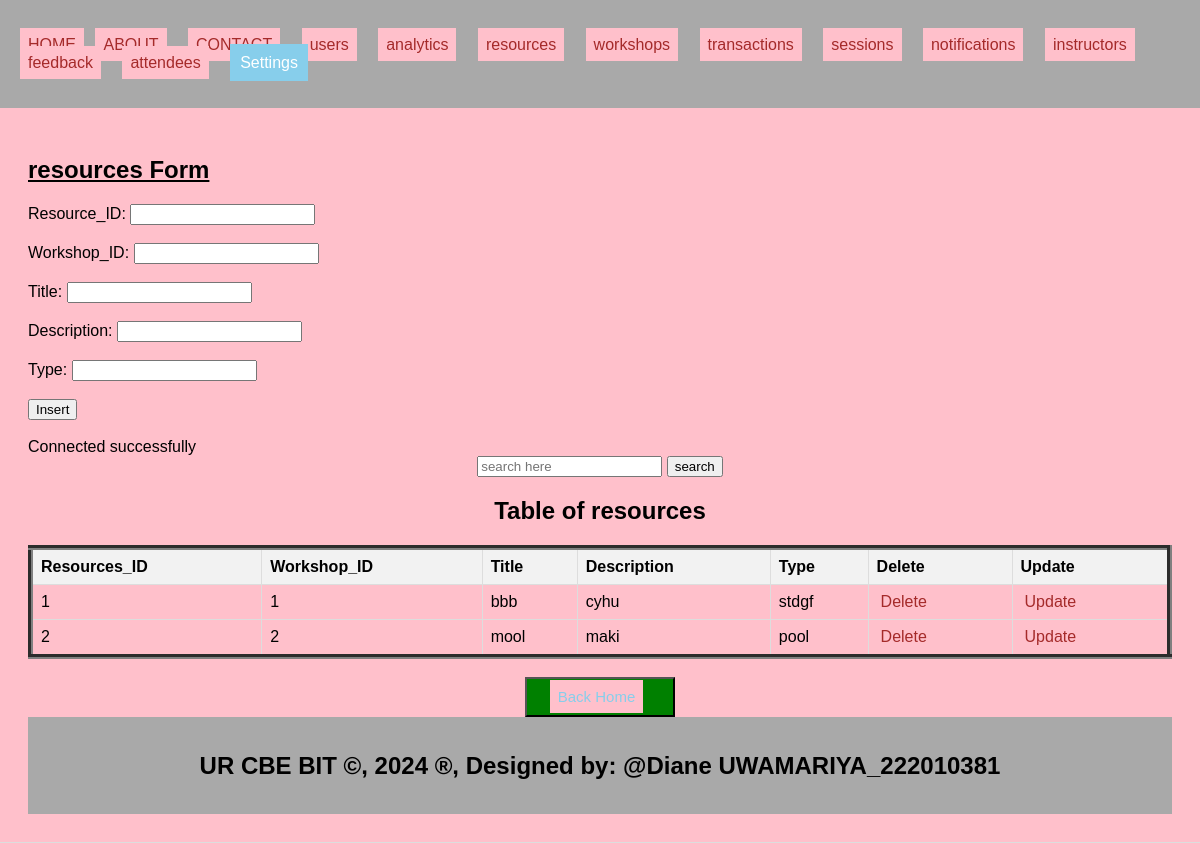
The app's page /resources.php with its own data.
### tables this page shows
CREATE TABLE `resources` (
  `Resource_ID` int(11) NOT NULL,
  `Workshop_ID` int(11) DEFAULT NULL,
  `Title` varchar(255) DEFAULT NULL,
  `Description` text DEFAULT NULL,
  `Type` varchar(50) DEFAULT NULL
);

### resources.php (the view, shortened to what this page needs)
<!DOCTYPE html>
<html lang="en">
<head>
    <link rel="stylesheet" type="text/css" href="style.css">
</head>
<body>
<header>
 <body bgcolor="pink">
    <ul style="list-style-type: none; padding: 0;">
        <li style="display: inline;"><a href="./home.html">HOME</a></li>
        <li style="display: inline; margin-right: 10px;"><a href="./about.html">ABOUT</a></li>
        <li style="display: inline; margin-right: 10px;"><a href="./contact.html">CONTACT</a></li>
    <li style="display: inline; margin-right: 10px;"><a href="./users.php">users</a>
  </li>
    <li style="display: inline; margin-right: 10px;"><a href="./analytics.php">analytics</a>
  </li>
    <li style="display: inline; margin-right: 10px;"><a href="./resources.php">resources</a>
  </li>
    <li style="display: inline; margin-right: 10px;"><a href="./workshops.php">workshops</a>
  </li>
    <li style="display: inline; margin-right: 10px;"><a href="./transactions.php">transactions</a>
  </li>
    <li style="display: inline; margin-right: 10px;"><a href="./sessions.php">sessions</a>
    <li style="display: inline; margin-right: 10px;"><a href="./notifications.php">notifications</a>
  </li>
    <li style="display: inline; margin-right: 10px;"><a href="./instructors.php">instructors</a>
  </li>
    <li style="display: inline; margin-right: 10px;"><a href="./feedback.php">feedback</a>
  </li>
    <li style="display: inline; margin-right: 10px;"><a href="./attendees.php">attendees</a>
  </li>
        <li class="dropdown" style="display: inline; margin-right: 10px;">
            <a href="#" style="padding: 10px; color: white; background-color: skyblue; text-decoration: none; margin-right: 15px;">Settings</a>
        </li>
    </ul>
</header>
<section>
    <h1><u>resources Form</u></h1>
    <form method="post">
        <label for="Resource_ID">Resource_ID:</label>
        <input type="number" id="Resource_ID" name="Resource_ID"><br><br>
        <label for="Workshop_ID">Workshop_ID:</label>
        <input type="number" id="Workshop_ID" name="Workshop_ID"><br><br>
        <label for="Title">Title:</label>
        <input type="text" id="Title" name="Title"><br><br>
        <label for="Description">Description:</label>
        <input type="text" id="Description" name="Description"><br><br>
        <label for="Type">Type:</label>
        <input type="text" id="Type" name="Type" required><br><br>
        <input type="submit" name="add" value="Insert"><br><br>
    </form>
<?php
include('db_conn.php');
$sql = "SELECT * FROM resources";
$result = $connection->query($sql);
?>
<!DOCTYPE html>
<html>
<head>
</head>
<body>
    <center><form action="search_attendees" method="GET"><input type="text" name="query" placeholder="search here">
    <button>search</button></form><h2>Table of resources</h2></center>
    <table border="5">
        <tr>
            <th>Resources_ID</th>
            <th>Workshop_ID</th>
            <th>Title</th>
            <th>Description</th>
            <th>Type</th>
            <th>Delete</th>
            <th>Update</th>
        </tr>
        <?php
        if ($result->num_rows > 0) {
            while ($row = $result->fetch_assoc()) {
                $Resource_ID = $row['Resource_ID'];
                echo "<tr>
                    <td>" . $row['Resource_ID'] . "</td>
                    <td>" . $row['Workshop_ID'] . "</td>
                    <td>" . $row['Title'] . "</td>
                    <td>" . $row['Description'] . "</td>
                    <td>" . $row['Type'] . "</td>
                     <td><a style='padding:4px' href='delete_resources.php?Resource_ID=$Resource_ID'>Delete</a></td>
                    <td><a style='padding:4px' href='update_resources.php?Resource_ID=$Resource_ID'>Update</a></td>
                </tr>";
            }
        } else {
            echo "<tr><td colspan='6'>No data found</td></tr>";
        }
        ?>
    </table>
    <br>
<center>
<button style="background-color: green; width: 150px;height: 40px;" ><a href="home.html" style=" font-size: 15px;color: skyblue;text-decoration: none" >Back Home</a></button>
</center>
</body>
</html>
  <footer>
  <center>
    <b><h2>UR CBE BIT &copy, 2024 &reg, Designed by: @Diane UWAMARIYA_222010381</h2></b>
  </center>
</footer>

### style.css (style rules this page uses)
body { font-family: Arial, sans-serif; margin: 0; padding: 0; }
.dropdown { position: relative; display: inline; margin-right: 10px; }
body { font-family: Arial,sans-serif; margin:0; padding:0; }
header { background-color:darkgray; padding: 20px; }
.dropdown { position: right; display:right; direction:rtl; }
section { padding:28px; border-bottom: 1px solid #ddd; }
footer { text-align: center; padding: 15px; background-color:darkgray; }

### resources.php (style rules this page uses)
a { padding: 8px; color: white; background-color: pink; text-decoration: none; margin-right: 7px; }
a:link { color: brown; }
table { width: 100%; border-collapse: collapse; }
th, td { border: 1px solid #ddd; padding: 8px; text-align: left; }
th { background-color: #f2f2f2; }

### records on screen
resources: Resource_ID "1", Workshop_ID "1", Title "bbb", Description "cyhu", Type "stdgf"
resources: Resource_ID "2", Workshop_ID "2", Title "mool", Description "maki", Type "pool"
